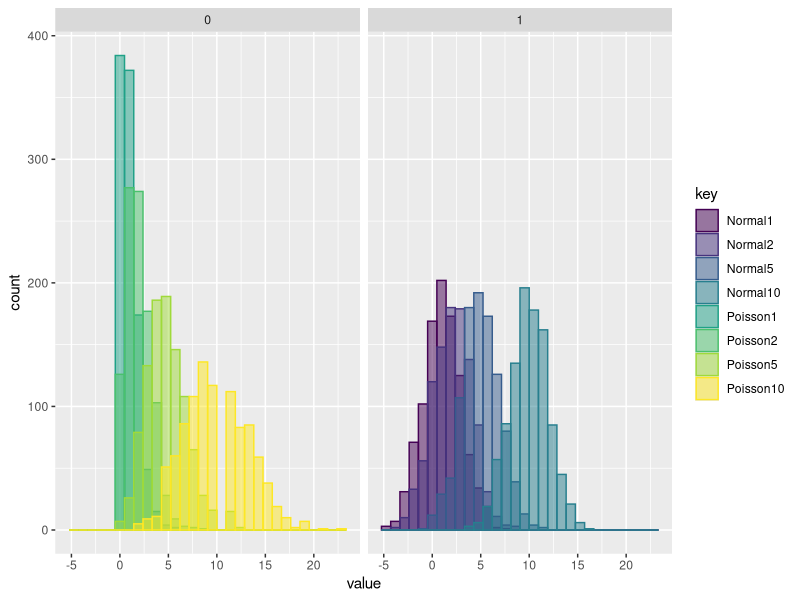

Write R code to recreate this figure.
## ---- chunk 1
set.seed(123)
dist <- data.frame(Normal1 = rnorm(1000, 1, 2),
                   Normal2 = rnorm(1000, 2, 2),
                   Normal5 = rnorm(1000, 5, 2),
                   Normal10 = rnorm(1000, 10, 2),
                   Poisson1 = rpois(1000, 1),
                   Poisson2 = rpois(1000, 2),
                   Poisson5 = rpois(1000, 5),
                   Poisson10 = rpois(1000, 10)
)

library(ggplot2)                   
library(tidyr)

dist<-gather(dist, key="key", value="value")
dist$key <- factor(dist$key, ordered = TRUE)
dist$key <- forcats::fct_inorder(dist$key)
dist$dist <- as.integer(stringr::str_detect(dist$key, "Normal"))

ggplot(dist, aes(x=value, col=key, fill = key))+
  geom_histogram(alpha=0.5,position = "identity")+
  facet_wrap(~dist)

